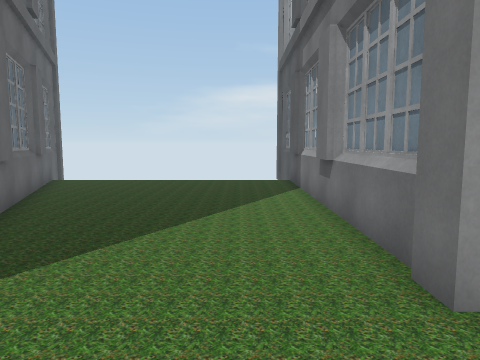
View 1 (above)

16 first-person views from a walk through a scene from a Unity 3-D project. The camera is 1.4 m above the floor, tilts 6° down and sees 70° across. The floor is counted in squares, 1 m on a side. Each view is taken from the middle of a square. On the plan, view 1 faces up. The plan holds only what a view shows up to about 15 squares ahead; the rest is blank. The place goes on beyond the plan. Some surface patterns are stand-ins.

View 2
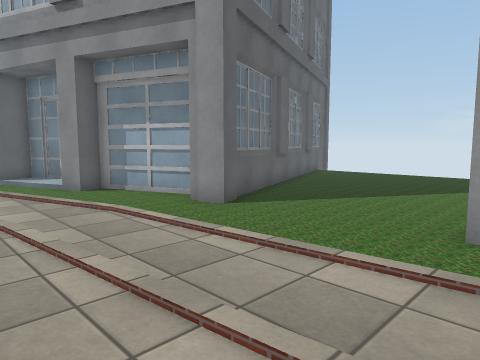

View 3
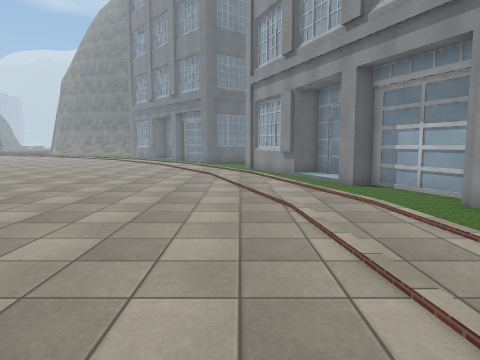

View 4
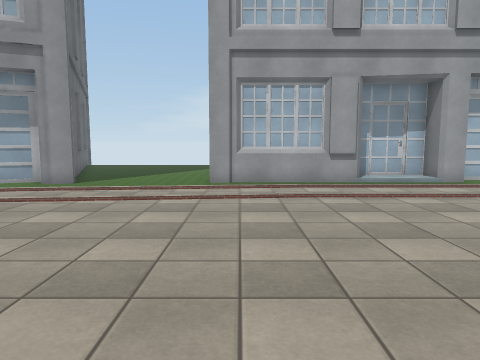

View 5
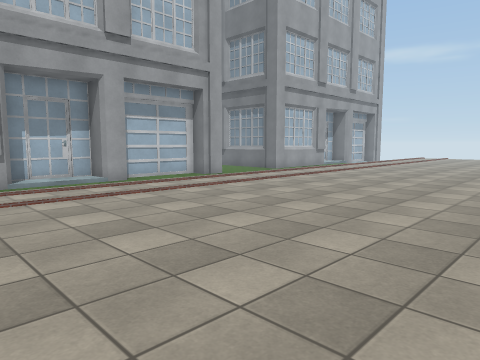

View 6
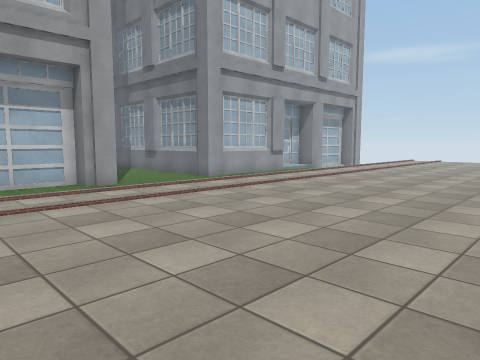

View 7
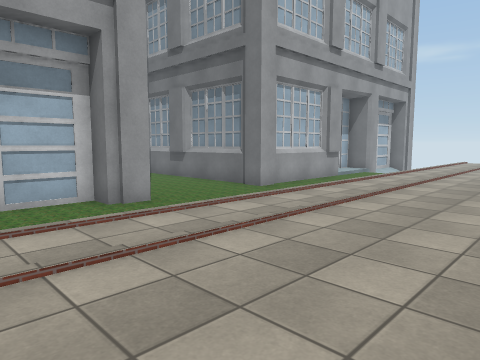

View 8
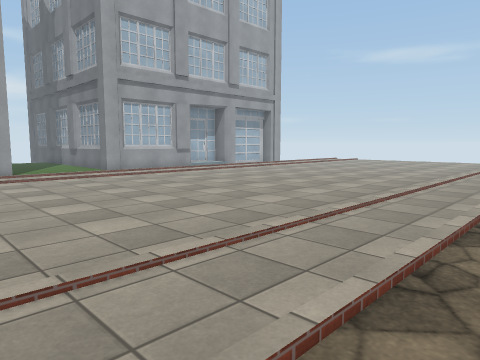

View 9
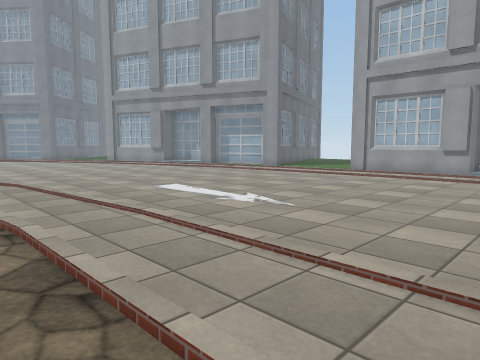

View 10
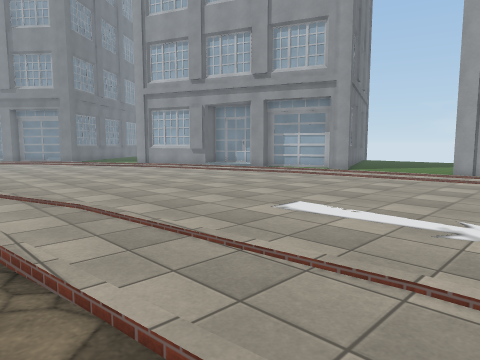

View 11
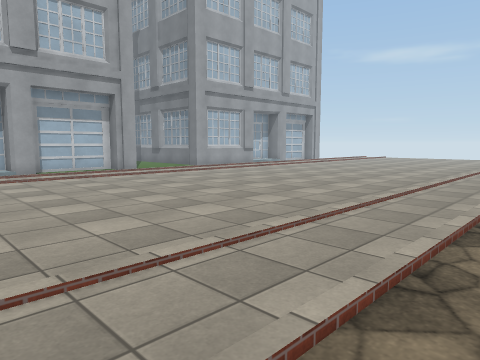

View 12
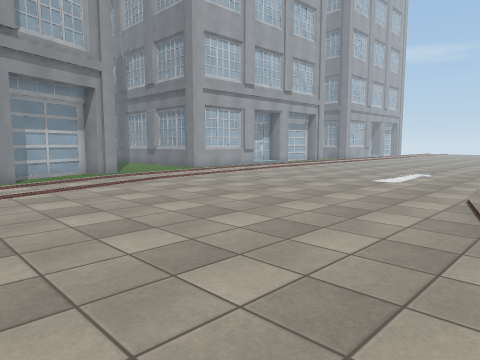

View 13
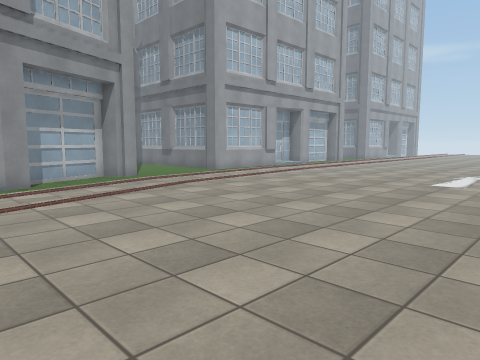

View 14
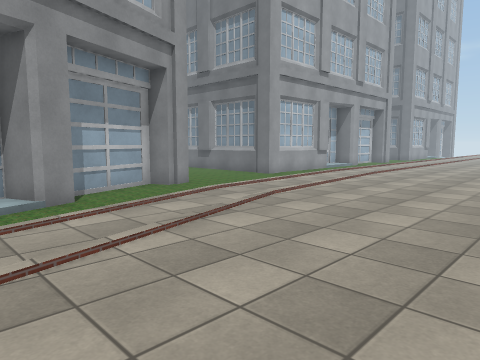

View 15
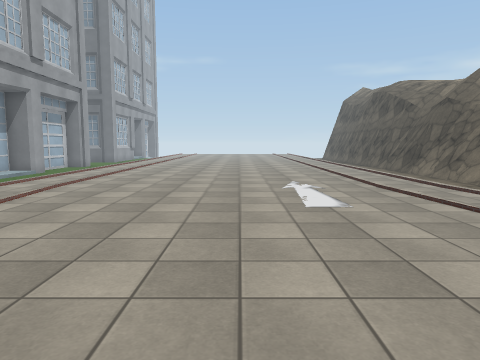

View 16
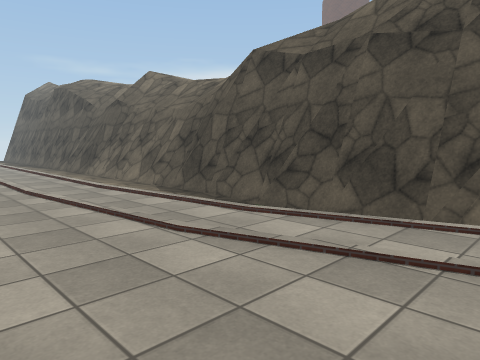

### Floor plan
Key: @ floor where view 1 was taken; # wall or solid block; . main floor; - floor 0.25 m lower than the main floor; / step, stairs or slope; B building.
Columns run from 11 left of view 1 to 25 right of it. Each row starts with its distance up from view 1.
  9      B.......#
  8      #B......#                 .#
  7      ##......#                ..#
  6       #......B                ..B
  5       #B.....#               ...#
  4       ##.....#     #########....#
  3      ###.....#######//##...#B...#####
  2   ####.B.......    .    .............
  1 #B##.......//////////////////////////
  0 //...///...@.........................
 -1 ..//.................................
 -2 /....................................
 -3 .....................................
 -4 .....................................
 -5 .....................................
 -6 .....................................
 -7 .....................................
 -8 .....................................
 -9 .....................................
-10 .....................................
-11 .....................................
-12 .....................................
-13 .....................................
-14 .     .....//////////////////////
-15       .///--........... .
-16       ###############
-17       ##       ######

Positions as (right, up) in squares from view 1, and headings:
1: (0, 0), facing up
2: (3, -3), facing up-left
3: (4, -3), facing left
4: (3, -10), facing up
5: (5, -10), facing up-right
6: (11, -9), facing up-right
7: (12, -5), facing up-right
8: (13, -15), facing up-right
9: (11, -15), facing up-left
10: (6, -15), facing up-left
11: (7, -15), facing up-right
12: (-11, -14), facing up-right
13: (-11, -12), facing up-right
14: (-11, -8), facing up-right
15: (-6, -7), facing right
16: (-6, -9), facing down-right
